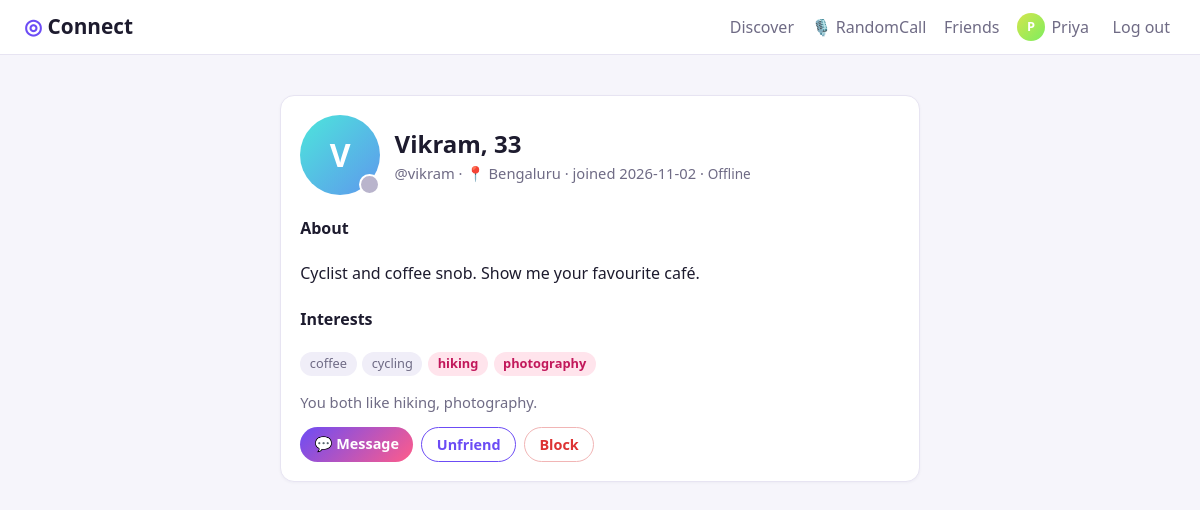
The app's page /u/8 (signed in) with its own data.
### tables this page shows
CREATE TABLE users (
    id            INTEGER PRIMARY KEY AUTOINCREMENT,
    username      TEXT UNIQUE NOT NULL,
    password_hash TEXT NOT NULL,
    display_name  TEXT NOT NULL,
    age           INTEGER NOT NULL,
    city          TEXT DEFAULT '',
    bio           TEXT DEFAULT '',
    interests     TEXT DEFAULT '',
    created_at    TEXT NOT NULL
, photo TEXT DEFAULT '', random_calls INTEGER NOT NULL DEFAULT 1);

### app.py (the view)
@app.route("/u/<int:user_id>")
@login_required
def view_user(user_id):
    if user_id == g.user["id"]:
        return redirect(url_for("edit_profile"))
    user = get_user_or_404(user_id)
    shared = parse_interests(g.user["interests"]) & parse_interests(user["interests"])
    return render_template("user.html", user=user, shared=shared,
                           status=friend_status(g.user["id"], user_id))

### app.py (called while the page is built)
def get_db():
    if "db" not in g:
        g.db = sqlite3.connect(DB_PATH)
        g.db.row_factory = sqlite3.Row
        g.db.execute("PRAGMA foreign_keys = ON")
    return g.db

def parse_interests(text):
    return {t.strip().lower() for t in (text or "").split(",") if t.strip()}

def friendship_between(a, b):
    return get_db().execute(
        """SELECT * FROM friendships
           WHERE (requester_id = ? AND addressee_id = ?)
              OR (requester_id = ? AND addressee_id = ?)""",
        (a, b, b, a),
    ).fetchone()

def friend_status(me, other):
    f = friendship_between(me, other)
    if f is None:
        return None
    if f["status"] == "accepted":
        return "friends"
    return "sent" if f["requester_id"] == me else "received"

def is_blocked(a, b):
    return get_db().execute(
        """SELECT 1 FROM blocks
           WHERE (blocker_id = ? AND blocked_id = ?)
              OR (blocker_id = ? AND blocked_id = ?)""",
        (a, b, b, a),
    ).fetchone() is not None

def get_user_or_404(user_id):
    user = get_db().execute("SELECT * FROM users WHERE id = ?", (user_id,)).fetchone()
    if user is None or (g.user and is_blocked(g.user["id"], user_id)):
        abort(404)
    return user

@app.before_request
def load_user_and_check_csrf():
    g.user = None
    uid = session.get("user_id")
    if uid:
        g.user = get_db().execute("SELECT * FROM users WHERE id = ?", (uid,)).fetchone()
        if g.user is None:
            session.clear()
    if "csrf" not in session:
        session["csrf"] = secrets.token_hex(16)
    if request.method == "POST":
        token = request.form.get("csrf") or request.headers.get("X-CSRF-Token") or ""
        if not secrets.compare_digest(token, session["csrf"]):
            abort(400, "Invalid or missing CSRF token")

def login_required(view):
    @wraps(view)
    def wrapped(*args, **kwargs):
        if g.user is None:
            return redirect(url_for("login", next=request.path))
        return view(*args, **kwargs)
    return wrapped

@app.template_filter("interests")
def interests_filter(text):
    return sorted(parse_interests(text))

### templates/user.html (shortened to what this page needs)
{% extends "base.html" %}
{% block content %}
{% set u = user %}
<div class="card profile-view">
  <div class="person-head">
    {{ avatar(u, "xl", presence=True) }}
    <div>
      <h2>{{ u.display_name }}, {{ u.age }}</h2>
      <div class="muted">@{{ u.username }} · 📍 {{ u.city or "Somewhere" }} · joined {{ u.created_at[:10] }}
        · <span class="presence-text {{ 'on' if is_online(u.id) }}" data-presence-text="{{ u.id }}">{{ 'Online' if is_online(u.id) else 'Offline' }}</span></div>
    </div>
  </div>
  <h4>About</h4>
  <p>{{ u.bio or "No bio yet." }}</p>
  <h4>Interests</h4>
  <div class="tags">
    {% for t in u.interests | interests %}<span class="tag {{ 'shared' if t in shared }}">{{ t }}</span>{% else %}<span class="muted">None listed</span>{% endfor %}
  </div>
  {% if shared %}<p class="muted">You both like {{ shared | sort | join(", ") }}.</p>{% endif %}
  <div class="actions">
    {% with next_url = request.path %}{% include "_friend_button.html" %}{% endwith %}
    {% if status == 'friends' %}
    <form method="post" action="{{ url_for('remove_friend', user_id=u.id) }}" class="inline" onsubmit="return confirm('Remove {{ u.display_name }} from friends?')">
      <button class="btn btn-small btn-ghost">Unfriend</button>
    </form>
    {% endif %}
    <form method="post" action="{{ url_for('block_user', user_id=u.id) }}" class="inline" onsubmit="return confirm('Block {{ u.display_name }}?')">
      <button class="btn btn-small btn-danger">Block</button>
    </form>
  </div>
</div>
{% endblock %}

### templates/base.html (shortened to what this page needs)
{% macro avatar(u, size="md", presence=False) -%}
<span class="avatar avatar-{{ size }}" style="--h: {{ (u.id * 67) % 360 }}">
  {%- if u.photo %}<img src="{{ url_for('static', filename='uploads/' ~ u.photo) }}" alt="">{% else %}{{ u.display_name[:1] | upper }}{% endif -%}
  {%- if presence %}<i class="dot {{ 'on' if is_online(u.id) }}" data-presence="{{ u.id }}"></i>{% endif -%}
</span>
{%- endmacro %}
<!doctype html>
<html lang="en">
<head>
  <link rel="stylesheet" href="{{ url_for('static', filename='style.css') }}">
</head>
<body>
  <header class="topbar">
    <a class="brand" href="{{ url_for('index') }}"><span class="logo">◎</span> Connect</a>
    {% if g.user %}
    <nav>
      <a href="{{ url_for('discover') }}" class="{{ 'active' if request.endpoint == 'discover' }}">Discover</a>
      <a href="{{ url_for('randomcall') }}" class="{{ 'active' if request.endpoint == 'randomcall' }}">🎙️ RandomCall</a>
      <a href="{{ url_for('friends') }}" class="{{ 'active' if request.endpoint in ('friends', 'chat') }}">
        Friends
      </a>
      <a href="{{ url_for('edit_profile') }}" class="me {{ 'active' if request.endpoint == 'edit_profile' }}">
        {{ avatar(g.user, "sm") }} <span>{{ g.user.display_name }}</span>
      </a>
      <form method="post" action="{{ url_for('logout') }}" class="inline">
        <button class="link">Log out</button>
      </form>
    </nav>
    {% else %}
    <nav>
      <a href="{{ url_for('login') }}">Log in</a>
      <a class="btn btn-small" href="{{ url_for('register') }}">Join free</a>
    </nav>
    {% endif %}
  </header>
  <main class="container">
    {% block content %}{% endblock %}
  </main>
</body>
</html>

### static/style.css (style rules this page uses)
:root { --bg: #f6f5fb; --card: #fff; --text: #1d1b2e; --muted: #6f6b85; --primary: #6c4cf5; --primary-2: #ff5c8a; --border: #e7e4f2; --ok: #e6f7ee; --err: #fde8ec; --info: #eef0ff; --radius: 14px; }
* { box-sizing: border-box; }
body { margin: 0; font-family: system-ui, -apple-system, "Segoe UI", Roboto, sans-serif; background: var(--bg); color: var(--text); line-height: 1.5; }
a { color: var(--primary); text-decoration: none; }
h2 { margin: 1.2rem 0 .8rem; }
.topbar { display: flex; align-items: center; justify-content: space-between; gap: 1rem; padding: .7rem 1.5rem; background: #fff; border-bottom: 1px solid var(--border); position: sticky; top: 0; z-index: 10; flex-wrap: wrap; }
.brand { font-weight: 800; font-size: 1.3rem; color: var(--text); }
.logo { color: var(--primary); }
.topbar nav { display: flex; align-items: center; gap: 1.1rem; flex-wrap: wrap; }
.topbar nav a { color: var(--muted); font-weight: 500; display: inline-flex; align-items: center; gap: .4rem; }
.container { max-width: 1000px; margin: 0 auto; padding: 1rem 1.2rem 3rem; }
.card { background: var(--card); border: 1px solid var(--border); border-radius: var(--radius); padding: 1.2rem; box-shadow: 0 1px 3px rgba(30, 20, 80, .04); }
.muted { color: var(--muted); font-size: .92rem; }
.inline { display: inline; margin: 0; }
.btn { display: inline-block; border: 0; cursor: pointer; font: inherit; font-weight: 600; color: #fff; background: linear-gradient(135deg, var(--primary), var(--primary-2)); padding: .6rem 1.2rem; border-radius: 999px; }
.btn-small { padding: .35rem .9rem; font-size: .9rem; }
.btn-ghost { background: transparent; color: var(--primary); border: 1px solid var(--primary); }
.btn-danger { background: transparent; color: #d33; border: 1px solid #f1b5b5; }
button.link { background: none; border: 0; color: var(--muted); cursor: pointer; font: inherit; }
.avatar { --h: 260; display: inline-flex; align-items: center; justify-content: center; flex: none; border-radius: 50%; color: #fff; font-weight: 700; position: relative; background: linear-gradient(135deg, hsl(var(--h) 75% 60%), hsl(calc(var(--h) + 40) 80% 65%)); }
.avatar .dot { position: absolute; right: 0; bottom: 0; width: 26%; height: 26%; min-width: 9px; min-height: 9px; border-radius: 50%; background: #b9b4cc; border: 2px solid #fff; }
.presence-text { font-size: .85rem; }
.avatar-sm { width: 28px; height: 28px; font-size: .8rem; }
.avatar-xl { width: 80px; height: 80px; font-size: 2rem; }
.person-head { display: flex; align-items: center; gap: .9rem; position: relative; }
.person-head h2 { margin: 0; }
.tags { display: flex; flex-wrap: wrap; gap: .35rem; margin-bottom: .9rem; }
.tag { font-size: .8rem; padding: .15rem .6rem; border-radius: 999px; background: #f0eef8; color: var(--muted); }
.tag.shared { background: #ffe4ec; color: #c2185b; font-weight: 600; }
.actions { display: flex; gap: .5rem; flex-wrap: wrap; }
.profile-view { max-width: 640px; margin: 1.5rem auto; }

### records on screen
users: display_name "P", user.display_name "Priya"
users: display_name "V", display_name "Vikram", age "33", username "vikram", city "Bengaluru", created_at "2026-11-02", bio "Cyclist and coffee snob. Show me your favourite café."

### other values on screen
{{ 'Online' if is_online(u.id) else 'Offline' }} "Offline"
{{ t }} "coffee" "cycling" "hiking" "photography"
{{ shared | sort | join(", ") }} "hiking, photography"
